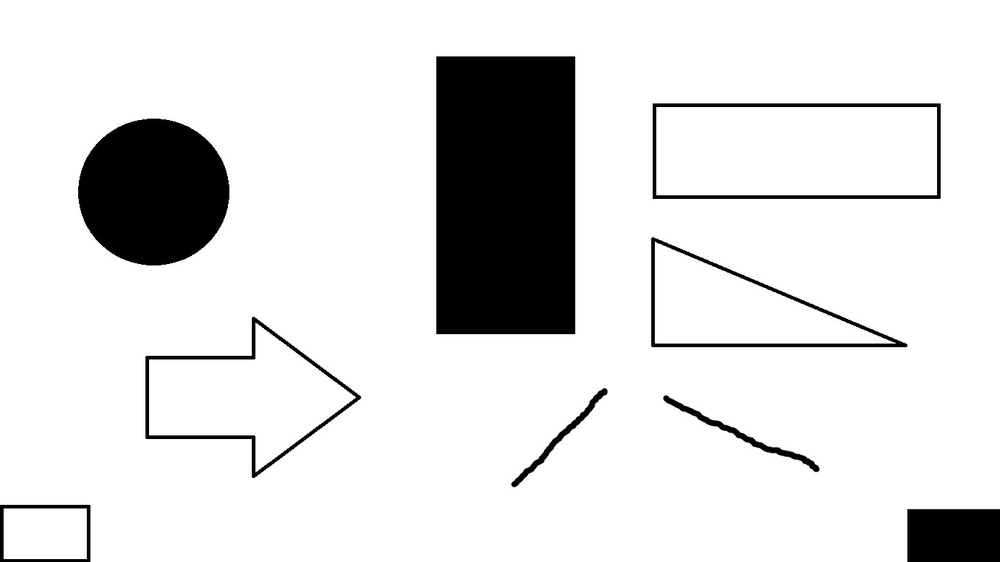
#> input picture samples/shapes.jpg, 1000 x 562 px, shrunk from 1382 x 777 before the run
$ jupyter execute 'image gradient.ipynb'   (shell and % lines are left out)   (older library calls are emulated)
#> lines starting #> are read from the running program, lines starting #| are printed output that depends on the picture
### helpers.py
import matplotlib
import matplotlib.pyplot as plt
# %matplotlib qt # for process_stream

def plot(imgs, labels=None, cmap='gray', figsize=(20,10), fontsize=30):
    '''
    Displays images and labels in a plot.
    Usage:
    The input imgs should be in the format "[[img]]""
    '''
    nrows, ncols = len(imgs), len(imgs[0])
    if nrows > 100 or ncols > 50:
        print("Uh-oh, cannot plot these many images")
        return None
    f, axes = plt.subplots(nrows=nrows, ncols=ncols, figsize=figsize)
    if nrows == 1 or ncols == 1:
        axes = [axes]
    if nrows == 1 and ncols == 1:
        axes = [axes]
    for i in range(0, nrows):
        for j in range(0, ncols):
            try:
                axes[i][j].imshow(imgs[i][j], cmap=cmap)
                if labels is not None:
                    axes[i][j].set_title(labels[i][j], fontsize=fontsize)
            except IndexError as err:
                continue
    return axes

# [26 lines left out: function process_stream, not called in this run]

### image gradient.ipynb
## Understanding image gradient

+ https://en.wikipedia.org/wiki/Image_gradient
+ http://www.cs.cmu.edu/~16385/s17/Slides/4.0_Image_Gradients_and_Gradient_Filtering.pdf
+ https://nrsyed.com/2018/02/18/edge-detection-in-images-how-to-derive-the-sobel-operator/
+ https://docs.opencv.org/2.4/doc/tutorials/imgproc/imgtrans/sobel_derivatives/sobel_derivatives.html
+ https://www.researchgate.net/publication/239398674_An_Isotropic_3x3_Image_Gradient_Operator

Image can be seen as a 2D function- `f(x,y) = i`. x and y are the pixel positions and i is the intensity of the image.
Gradient of a differentiable function `f` of several variables at point `p` is the vector whose components are the partial derivative of `f` at `p`.

Since image is discrete finding the gradient will involvedoing some approximations on the signal.

[cell 1]

import cv2
import numpy as np
import matplotlib
import matplotlib.pyplot as plt
from mpl_toolkits import mplot3d

from helpers import plot

[cell 2]
im_shapes = cv2.imread('samples/shapes.jpg')
#> im_shapes is the input picture: shape (562, 1000, 3); min 0, max 255, mean 222.8
im_shapes = cv2.cvtColor(im_shapes, cv2.COLOR_BGR2GRAY)
#> im_shapes: shape (562, 1000)

[cell 3]
y,x = np.where(np.ones_like(im_shapes))

[cell 4]
z = im_shapes.flatten()

[cell 5]
ax = plt.axes(projection='3d')

ax.scatter(x[10:1000], y[10:1000], z[10:1000], c=z[10:1000], cmap='Greens');

[cell 6]
_ = plot([[im_shapes]])

[cell 7]
img = im_shapes

[cell 8]
cv2.Sobel(src=img, ksize=3, ddepth= cv2.CV_64F,dx=1, dy=1).shape
#> Out = (562, 1000)

[cell 9]
x = cv2.Sobel(src=img, ksize=3, ddepth= cv2.CV_64F,dx=1, dy=0)
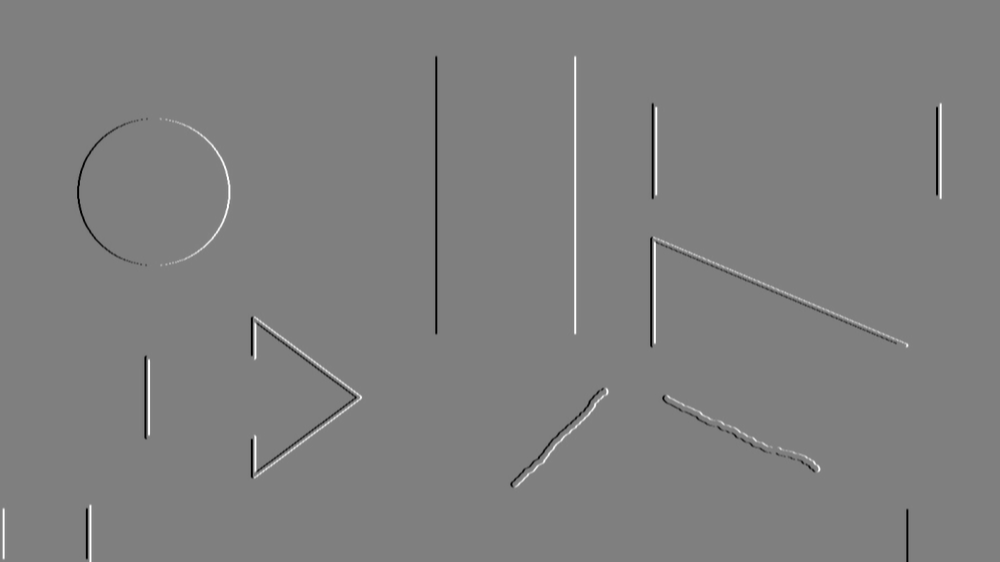
#> x: shape (562, 1000) float64; min -1020, max 1020, mean 0; drawn with min black and max white
y = cv2.Sobel(src=img, ksize=3, ddepth= cv2.CV_64F,dx=0, dy=1)
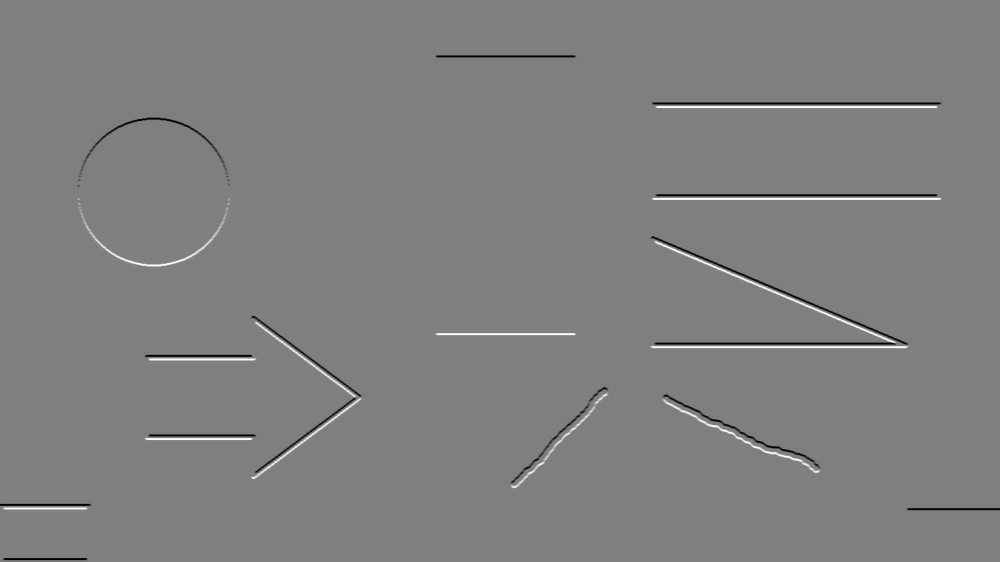
#> y: shape (562, 1000) float64; min -1020, max 1020, mean -0.7; drawn with min black and max white
xy = cv2.Sobel(src=img, ksize=3, ddepth= cv2.CV_64F,dx=1, dy=1)
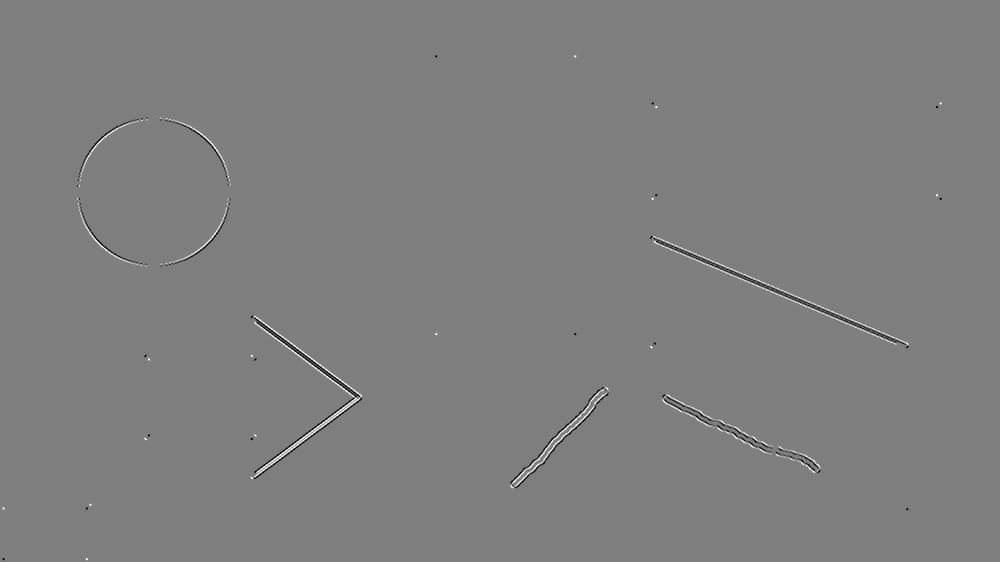
#> xy: shape (562, 1000) float64; min -263, max 266, mean 0; drawn with min black and max white
txy = cv2.Sobel(src=y, ksize=3, ddepth= cv2.CV_64F,dx=1, dy=0)

[cell 10]
plot([[y]])#,[xy,txy]

[cell 11]
plot([[np.logical_and(x, y)]])

[cell 12]
np.allclose(xy, txy)
#> Out = False

[cell 13]
plt.imshow(np.sqrt(x**2, y**2), cmap='gray')

[cell 14]
# cv2.Sobel(gray, cv2.CV_64F, 1, 0)
img = im_shapes
plot([[
#     cv2.Sobel(src=img, ksize=3, ddepth= cv2.CV_64F,dx=1, dy=0),
    cv2.Sobel(src=x, ksize=3, ddepth= cv2.CV_64F,dx=0, dy=1),
    np.sqrt(x**2, y**2)
# cv2.Sobel(src=img, ksize=3, ddepth= cv2.CV_64F,dx=1, dy=1)
]])

[cell 15]
temp = cv2.Sobel(src=img, ksize=3, ddepth= cv2.CV_64F,dx=1, dy=0)

[cell 16]
plt.plot(temp,'*')
plt.show()
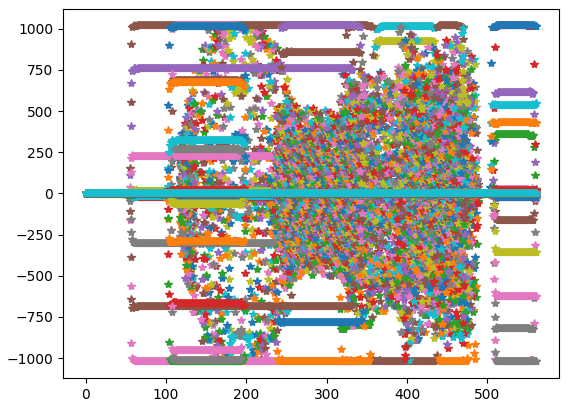
#> figure drawn by matplotlib, 1 panel; curve peaks at x = 506, y = 7; curve peaks at x = 512, y = 363

[cell 17]
temp.min()
#> Out = -1020

[cell 18]
tmp = np.zeros_like(temp)
# tmp[np.logical_and(temp >249, temp < 251)] = 255
tmp[temp == temp.max()] = 255
plt.figure(figsize=(20,10))
plt.imshow(tmp, cmap='gray')

[cell 19]
cv2.getDerivKernels(dx=1,dy=1,ksize=3)[0]

To see about kernel used in the method,
https://docs.opencv.org/2.4/modules/imgproc/doc/filtering.html?highlight=sobel#void%20getDerivKernels(OutputArray%20kx,%20OutputArray%20ky,%20int%20dx,%20int%20dy,%20int%20ksize,%20bool%20normalize,%20int%20ktype)

### Sobel in action

[cell 20]
sobel_x = np.array([[-1, 0, 1], [-2, 0, 2], [-1, 0, 1]]) # 231n, 131, 231a
sobel_y = np.array([[1, 2, 1], [0, 0, 0], [-1, -2, -1]])
img_pixel = np.array([[1, 0, 1], [1, 0, 1], [1, 0, 1]])
plt.imshow(img_pixel, cmap='gray')
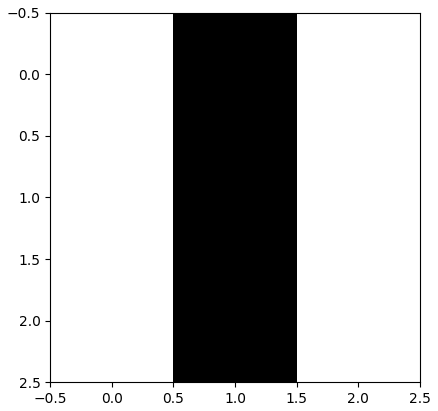
#> figure drawn by matplotlib, 1 panel

[cell 21]
img_pixel

[cell 22]
sobel_x

[cell 23]
sobel_y

[cell 24]
np.sum(sobel_x * img_pixel), np.sum(sobel_y * img_pixel)

[cell 25]
from scipy.linalg import toeplitz

[cell 26]
from scipy import ndimage

[cell 27]
x_grad = ndimage.correlate(img_pixel,sobel_x, mode='constant', cval=0)
y_grad = ndimage.correlate(img_pixel,sobel_y, mode='constant', cval=0)

[cell 28]
plot([[img_pixel, x_grad, y_grad]])
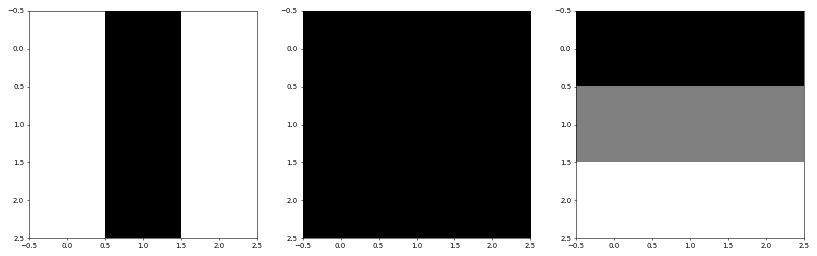
#> figure drawn by matplotlib, 3 panels

[cell 29]
x_grad

[cell 30]
y_grad

[cell 31]
cv2.Sobel(src=img_pixel.astype(np.uint8), ksize=3, ddepth= cv2.CV_64F,dx=1, dy=0, borderType=cv2.BORDER_CONSTANT)

[cell 32]
cv2.Sobel(src=img_pixel.astype(np.uint8), ksize=3, ddepth= cv2.CV_64F,dx=0, dy=1, borderType=cv2.BORDER_CONSTANT)

[cell 33]
plot([[ndimage.correlate(im_shapes,sobel_x, mode='constant', cval=0)]])
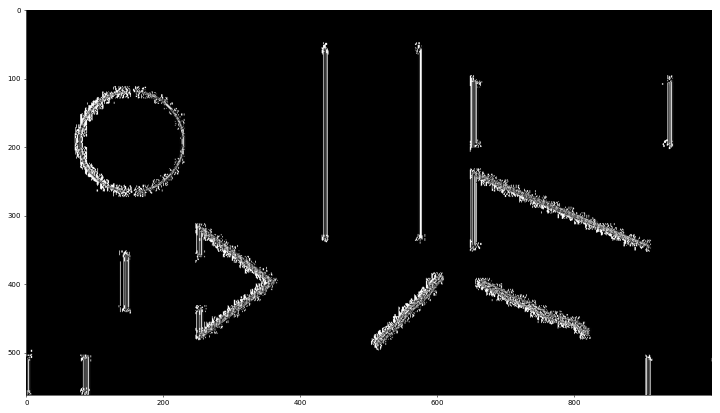
#> figure drawn by matplotlib, 1 panel

[cell 34]
plot([[cv2.Sobel(src=im_shapes, ksize=3, ddepth= cv2.CV_64F,dx=1, dy=0, borderType=cv2.BORDER_CONSTANT)]])
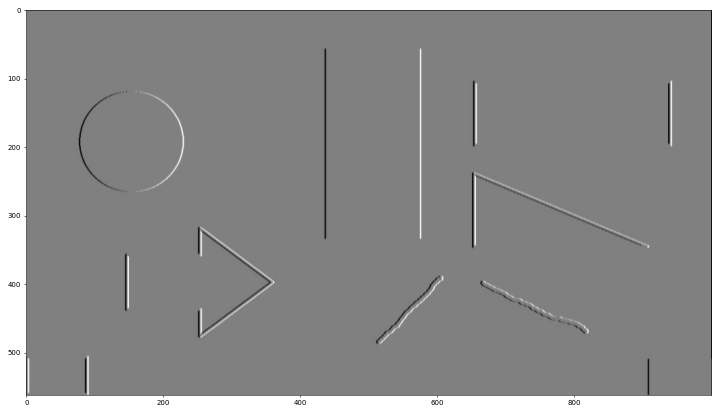
#> figure drawn by matplotlib, 1 panel

[cell 35]
plot([[ndimage.correlate(im_shapes,sobel_y, mode='constant', cval=0)]])
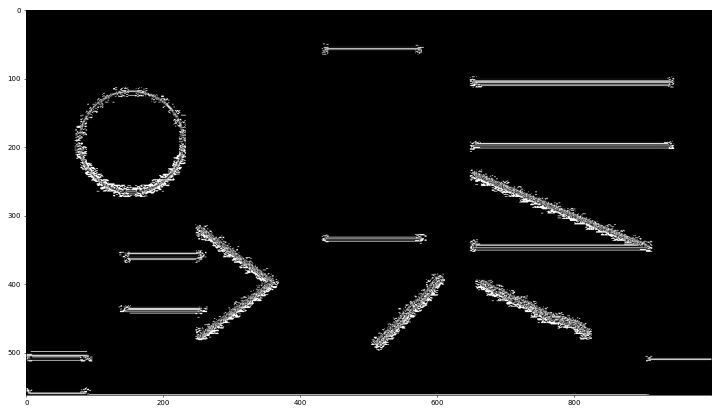
#> figure drawn by matplotlib, 1 panel

[cell 36]
plot([[cv2.Sobel(src=im_shapes, ksize=3, ddepth= cv2.CV_64F,dx=0, dy=1, borderType=cv2.BORDER_CONSTANT)]])
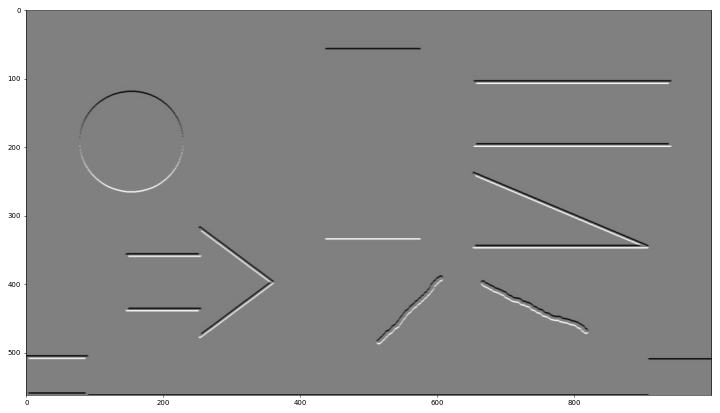
#> figure drawn by matplotlib, 1 panel
